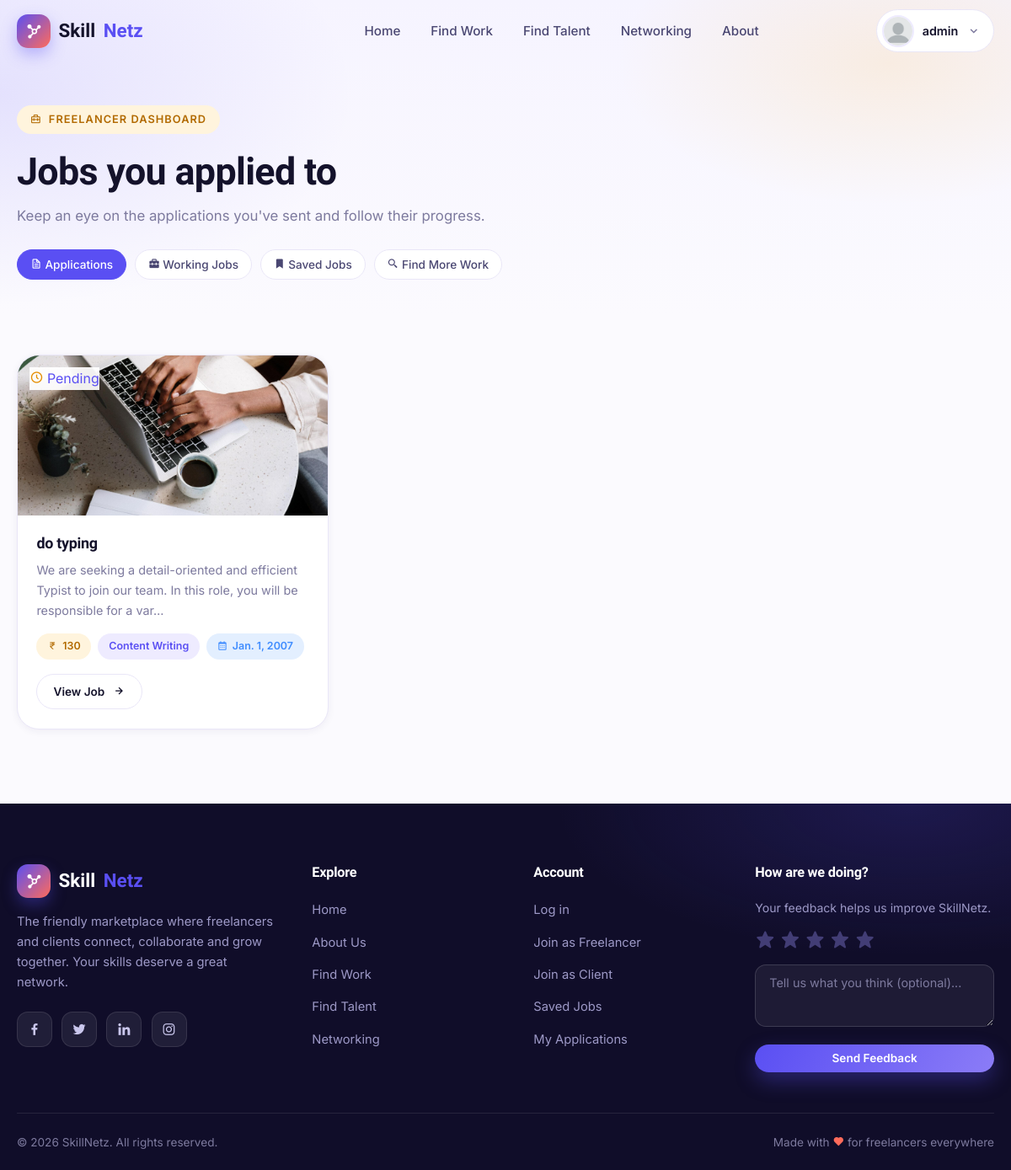
Screenshot of /mywork/ (signed in) with the database file from the repository.
### skillnetz/models.py (models this page shows, shortened)
class CustomUser(AbstractUser):
    ROLE_CHOICES = (
    ("freelancer", "Freelancer"),
    ("client", "Client"),
    ("admin","Admin"))
    role = models.CharField(max_length=20,choices=ROLE_CHOICES,default="admin")
    linkedin_id = models.CharField(null=True,blank=True,max_length=20)
    paypal_id = models.CharField(null=True,blank=True,max_length=50)
    dp_img = models.ImageField(upload_to="img",blank=True,null=True,default="img/dp.jpg")
    skill = models.ManyToManyField("Skills",blank=True)

class JobApplication(models.Model):
    applicant = models.ForeignKey(CustomUser, on_delete=models.CASCADE,related_name='send')
    job = models.ForeignKey(Job, on_delete=models.CASCADE)
    status = models.CharField(max_length=20, default='Pending')  # Pending, Accepted, Rejected
    is_accepted = models.BooleanField(default=False)
    reciver = models.ForeignKey(CustomUser, on_delete=models.CASCADE,null=True, blank=True)

class Job(models.Model):
    job_title = models.CharField(max_length=50)
    skill = models.ManyToManyField("Skills")
    price = models.CharField(max_length=50)
    description = models.TextField()
    post_date = models.DateField(null=True,blank=True,auto_now_add=True)
    job_image = models.ImageField(upload_to="job_images/",null=True,blank=True)
    post_by = models.ForeignKey(CustomUser,on_delete=models.CASCADE)

class Skills(models.Model):
    name = models.CharField(max_length=100)

### skillnetz/views.py (the view)
# urls.py: path('mywork/',views.user_work,name="mywork"),
def user_work(request):
    applied_jobs = JobApplication.objects.filter(applicant=request.user)
    return render(request, 'mywork.html', {'applied_jobs': applied_jobs})

### skillnetz/templates/mywork.html (shortened to what this page needs)
{% extends 'base.html' %}
{% load static %}
{% block content %}
<header class="page-hero" style="padding-bottom:2.6rem;">
  <div class="container">
    <span class="eyebrow amber reveal"><i class='bx bx-briefcase-alt-2'></i> Freelancer Dashboard</span>
    <h1 class="reveal" style="--reveal-delay:.06s">Jobs you applied to</h1>
    <p class="reveal" style="--reveal-delay:.12s">Keep an eye on the applications you've sent and follow their progress.</p>
    <div class="reveal" style="--reveal-delay:.18s;display:flex;gap:.6rem;margin-top:1.6rem;flex-wrap:wrap;">
      <span class="chip" style="background:var(--primary);border-color:var(--primary);color:#fff;"><i class='bx bx-file'></i> Applications</span>
      <a href="{% url 'workingjobs' %}" class="chip"><i class='bx bxs-briefcase-alt-2'></i> Working Jobs</a>
      <a href="{% url 'saved_jobs' %}" class="chip"><i class='bx bxs-bookmark'></i> Saved Jobs</a>
      <a href="{% url 'findwork' %}" class="chip"><i class='bx bx-search-alt-2'></i> Find More Work</a>
    </div>
  </div>
</header>
<section class="section" style="padding-top:3rem;">
  <div class="container">
    {% if applied_jobs %}
    <div class="card-grid">
      {% for application in applied_jobs %}
      <article class="job-card reveal">
        {% if application.job.job_image %}
        <a href="{% url 'job_detail' job_id=application.job.id %}" class="jc-img">
          <img src="{{ application.job.job_image.url }}" alt="{{ application.job.job_title }}" loading="lazy">
          <span class="meta-pill skill" style="position:absolute;top:0.9rem;left:0.9rem;background:rgba(255,255,255,.92);">
            <i class='bx bx-time-five' style="color:#e58e00;"></i>
            {% if application.is_accepted %}Accepted{% else %}Pending{% endif %}
          </span>
        </a>
        {% endif %}
        <div class="jc-body">
          <h3><a href="{% url 'job_detail' job_id=application.job.id %}">{{ application.job.job_title }}</a></h3>
          <p class="jc-desc">{{ application.job.description|truncatechars:120 }}</p>
          <div class="job-meta">
            <span class="meta-pill price"><i class='bx bx-rupee'></i> {{ application.job.price }}</span>
            {% for s in application.job.skill.all %}<span class="meta-pill skill">{{ s.name }}</span>{% endfor %}
            <span class="meta-pill date"><i class='bx bx-calendar'></i> {{ application.job.post_date|default_if_none:"New" }}</span>
          </div>
          <div class="jc-actions">
            <a href="{% url 'job_detail' job_id=application.job.id %}" class="btn btn-ghost btn-sm">View Job <i class='bx bx-right-arrow-alt'></i></a>
          </div>
        </div>
      </article>
      {% endfor %}
    </div>
    {% endif %}
  </div>
</section>
{% endblock %}

### skillnetz/templates/base.html (shortened to what this page needs)
<!DOCTYPE html>
<html lang="en">
{% load static %}
<head>
  <link href='https://unpkg.com/boxicons@2.1.1/css/boxicons.min.css' rel='stylesheet'>
  <link rel="stylesheet" href="{% static 'css/skillnetz.css' %}">
</head>
<body>
  <nav class="navbar">
    <div class="container nav-inner">
      <a href="{% url 'home' %}" class="brand">
        <span class="brand-mark"><i class='bx bxs-network-chart'></i></span>
        Skill<em>Netz</em>
      </a>
      <ul class="nav-links">
        <li><a href="{% url 'home' %}" class="{% if request.path == '/' %}active{% endif %}">Home</a></li>
        <li><a href="{% url 'findwork' %}" class="{% if '/findwork' in request.path %}active{% endif %}">Find Work</a></li>
        <li><a href="{% url 'findtalent' %}" class="{% if '/findtalent' in request.path %}active{% endif %}">Find Talent</a></li>
        <li><a href="{% url 'mynetwork' %}">Networking</a></li>
        <li><a href="{% url 'about' %}" class="{% if '/aboutus' in request.path %}active{% endif %}">About</a></li>
      </ul>
      <div class="nav-actions">
        {% if user.is_authenticated %}
        <div class="nav-user">
          <button class="nav-user-btn" type="button">
            <img src="{{ user.dp_img.url }}" alt="{{ user.first_name }}">
            <span class="nav-user-name">{{ user.first_name }}</span>
            <i class='bx bx-chevron-down'></i>
          </button>
        </div>
        {% else %}
        <a href="{% url 'login' %}" class="btn btn-ghost btn-sm">Log in</a>
        <a href="{% url 'signup' %}" class="btn btn-primary btn-sm">Join <i class='bx bx-right-arrow-alt'></i></a>
        {% endif %}
      </div>
    </div>
  </nav>
  {% block content %}{% endblock %}
  <footer class="footer">
    <div class="container">
      <div class="footer-grid">
        <div class="footer-col footer-about">
          <a href="{% url 'home' %}" class="brand">
            <span class="brand-mark"><i class='bx bxs-network-chart'></i></span>
            Skill<em>Netz</em>
          </a>
          <p>The friendly marketplace where freelancers and clients connect, collaborate and grow together. Your skills deserve a great network.</p>
          <div class="footer-social">
            <a href="#" aria-label="Facebook"><i class='bx bxl-facebook'></i></a>
            <a href="#" aria-label="Twitter"><i class='bx bxl-twitter'></i></a>
            <a href="#" aria-label="LinkedIn"><i class='bx bxl-linkedin'></i></a>
            <a href="#" aria-label="Instagram"><i class='bx bxl-instagram'></i></a>
          </div>
        </div>
        <div class="footer-col">
          <h4>Explore</h4>
          <ul class="footer-links">
            <li><a href="{% url 'home' %}">Home</a></li>
            <li><a href="{% url 'about' %}">About Us</a></li>
            <li><a href="{% url 'findwork' %}">Find Work</a></li>
            <li><a href="{% url 'findtalent' %}">Find Talent</a></li>
            <li><a href="{% url 'mynetwork' %}">Networking</a></li>
          </ul>
        </div>
        <div class="footer-col">
          <h4>Account</h4>
          <ul class="footer-links">
            <li><a href="{% url 'login' %}">Log in</a></li>
            <li><a href="{% url 'signup' %}">Join as Freelancer</a></li>
            <li><a href="{% url 'signup' %}">Join as Client</a></li>
            <li><a href="{% url 'saved_jobs' %}">Saved Jobs</a></li>
            <li><a href="{% url 'mywork' %}">My Applications</a></li>
          </ul>
        </div>
        <div class="footer-col footer-feedback">
          <h4>How are we doing?</h4>
          <p style="font-size:0.88rem;color:#9d99c7;">Your feedback helps us improve SkillNetz.</p>
          <form action="{% url 'feedback_submit' %}" method="POST">
            <div class="stars">
              <i class='bx bxs-star'></i><i class='bx bxs-star'></i><i class='bx bxs-star'></i><i class='bx bxs-star'></i><i class='bx bxs-star'></i>
            </div>
            <textarea name="comment" placeholder="Tell us what you think (optional)..."></textarea>
            <button type="submit" class="btn btn-primary btn-sm btn-block">Send Feedback</button>
          </form>
        </div>
      </div>
      <div class="footer-bottom">
        <span>© 2026 SkillNetz. All rights reserved.</span>
        <span class="made-with">Made with <i class='bx bxs-heart'></i> for freelancers everywhere</span>
      </div>
    </div>
  </footer>
</body>
</html>

### rows the page displays
CustomUser: dp_img (picture), first_name "admin"
JobApplication: job.job_image (picture), is_accepted "Pending", job.job_title "do typing", job.description "We are seeking a detail-oriented and efficient Typist to join our team. In this role, you will be responsible for a var…", job.price "130", job.post_date "Jan. 1, 2007"
Skills: name "Content Writing"
